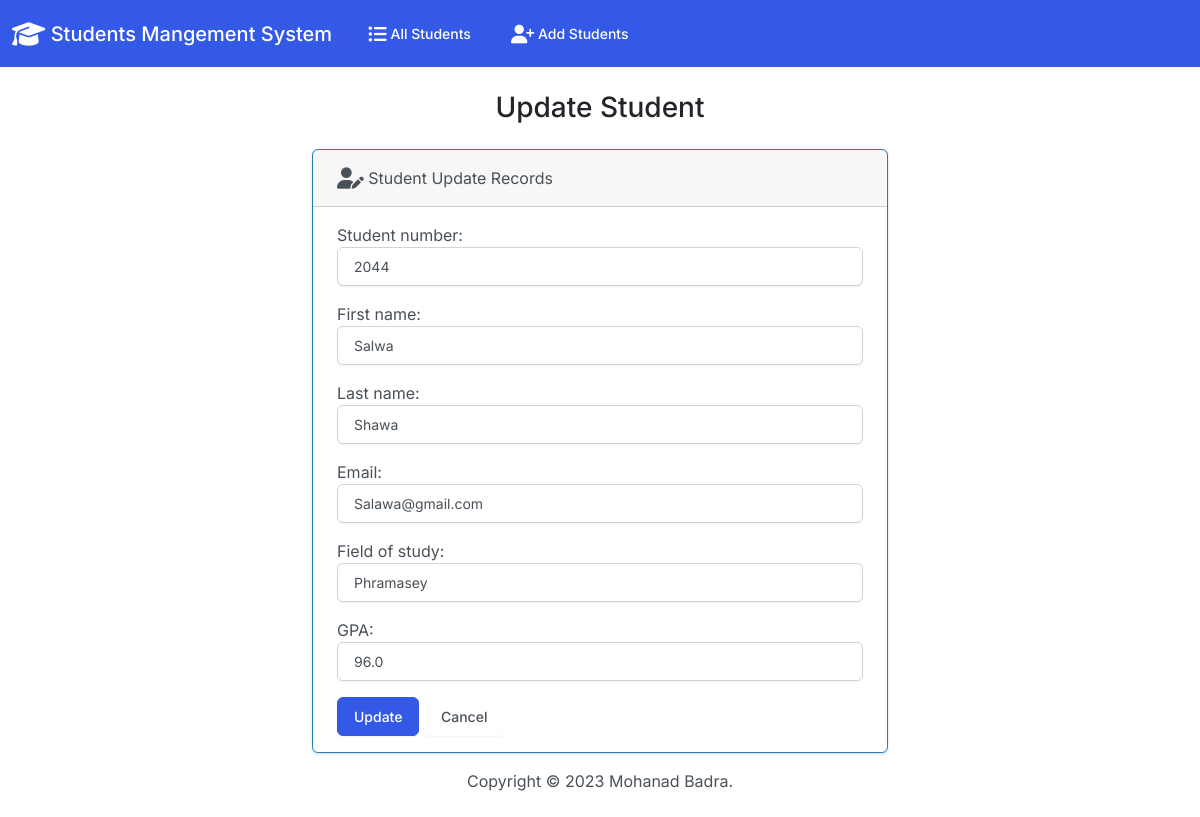
The app's page /edit/4 with its own data.
### students/models.py (models this page shows, shortened)
class Student(models.Model):
    student_number = models.PositiveIntegerField()
    first_name = models.CharField(max_length=50)
    last_name = models.CharField(max_length=200)
    email = models.EmailField(max_length=200)
    field_of_study = models.CharField(max_length=100)
    GPA = models.FloatField()

### students/views.py (the view)
# urls.py: path('edit/<int:id>', views.edit, name='edit'),
def edit(request, id):
    if request.method == "POST":
        student = Student.objects.get(pk=id)
        form = Student_Form(request.POST, instance=student)
        if form.is_valid():
            form.save()
            return render(request, 'students/edit.html', {'form': form, 'success': True})
    else:
        student = Student.objects.get(pk=id)
        form = Student_Form(instance=student)
    return render(request, 'students/edit.html', {'form': form})

### students/forms.py
class Student_Form(forms.ModelForm):
    class Meta:
        model = Student
        fields = ["student_number", "first_name", "last_name", "email", "field_of_study", "GPA"]
        label = {
            "student_number": "Student Number",
            "first_name": "First Name",
            "last_name": "Last Name",
            "email": "Email",
            "field_of_study": "Filed of Study",
            "GPA": "GPA",
        }
        widgets = {
            "student_number": forms.NumberInput(attrs={'class':'form-control'}),
            "first_name": forms.TextInput(attrs={'class':'form-control'}),
            "last_name": forms.TextInput(attrs={'class':'form-control'}),
            "email": forms.EmailInput(attrs={'class':'form-control'}),
            "field_of_study": forms.TextInput(attrs={'class':'form-control'}),
            "GPA": forms.NumberInput(attrs={'class':'form-control'}),
        }

### students/templates/students/edit.html (shortened to what this page needs)
{% extends 'students/base.html' %}
{% block body %}
<h3 class="text-center m-4">Update Student</h3>
{% if success %}
<div class="alert alert-success center" role="alert">
    The Student Updated Successfuly
    <a href="{% url 'index' %}" class='alert-link'>Back to Home Page</a>
</div>
{% else %}
<div class="row justify-content-center">
    <div class="col-6">
        <div class="card border-info mb-3">
            <div class="card-header">
                <i class="fa-solid fa-user-pen fa-lg"></i> Student Update Records
        </div>
        <div class="card-body">
            <form action="" method="POST">
                {{ form.as_p }}
                <button type="submit" class="btn btn-primary">Update</button>
                <a href="{% url 'index' %}" class="btn btn-secondry">Cancel</a>
            </form>
        </div>
    </div>
    </div>
</div>
{% endif %}
{% endblock %}

### records on screen
Student: student_number "2044", first_name "Salwa", last_name "Shawa", email "Salawa@gmail.com", field_of_study "Phramasey", GPA "96.0"
